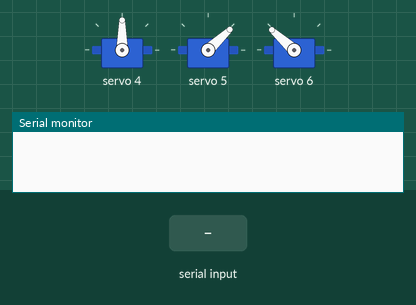
The sketch below on a simulated Arduino Uno, built with avr-gcc and run on an emulated ATmega328P. Shown: 3 × servo, the last lines printed to the serial monitor. The test bench sets the inputs (shaded band).

Above: at 1.2 s.
1.3 s: "90 45\n" received over Serial
At 2.4 s:
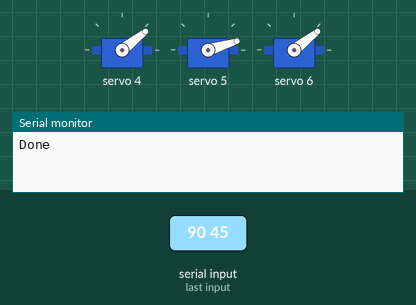
2.8 s: "30 150\n" received over Serial
At 3.5 s:
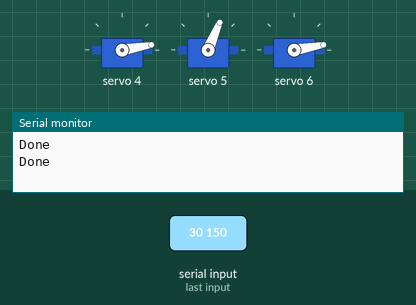
4.3 s: "5\n" received over Serial
At 5.5 s:
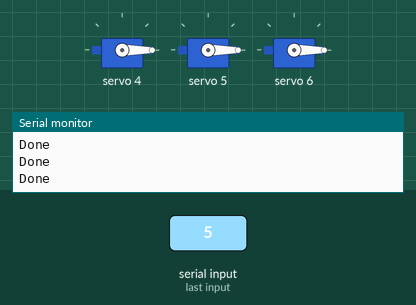
5.8 s: "90\n" received over Serial
At 6.8 s:
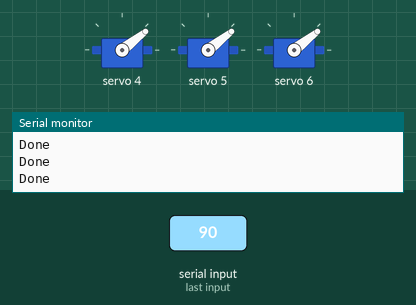
7.3 s: "200\n" received over Serial
At 8.1 s:
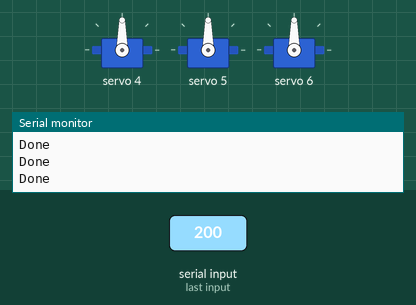
Timing chart, 0 to 9.8 s (numbered marks = the images above; inputs shaded):
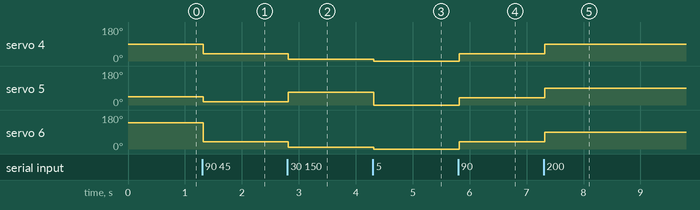

Measured:
- after the input at 1.3 s, servo 4: 90° → 38° at once; servo 5: 43° → 17° at once; servo 6: 138° → 38° at once
- after the input at 2.8 s, servo 4, servo 6: 38° → 10° at once; servo 5: 17° → 67° at once
- after the input at 4.3 s, servo 4, servo 6: 10° → 0° at once; servo 5: 67° → 0° at once
- after the input at 5.8 s, servo 4–6: 0° → 38° at once
- after the input at 7.3 s, servo 4–6: 38° → 90° at once

The sketch:

robotArm_move_final.ino
```cpp
#include <HCPCA9685.h>
#define I2CAdd 0x40
HCPCA9685 HCPCA9685(I2CAdd);
String str = "";
int angle[3] = {90, 45, 135};

void angle_Set(String nstr)//get angle order from pyhton and save in angle[4]-> when this method activate arr angle is changed
{
  int temp = 0;
  int index = nstr.indexOf(' ');
  for(int i = 0; i < 3; i++){
    angle[i] = nstr.substring(temp, index).toInt();
    temp = index + 1;
    index = nstr.indexOf(' ', temp);
  }
}


void setup() {
  HCPCA9685.Init(SERVO_MODE);
  HCPCA9685.Sleep(false);
  Serial.begin(9600);
  Serial.setTimeout(10);
  for(int i=0; i<3;i++){
    angle[i]=map(angle[i],0,180,0,400);
    HCPCA9685.Servo(i+4, angle[i]);
  }
}


void loop() {
  if(Serial.available()){
    str = Serial.readString();
    angle_Set(str);
    for(int i = 0; i < 3; i++){
      HCPCA9685.Servo(i+4, angle[i]);
    }
    delay(20);
    Serial.println("Done");

  }
}
```
